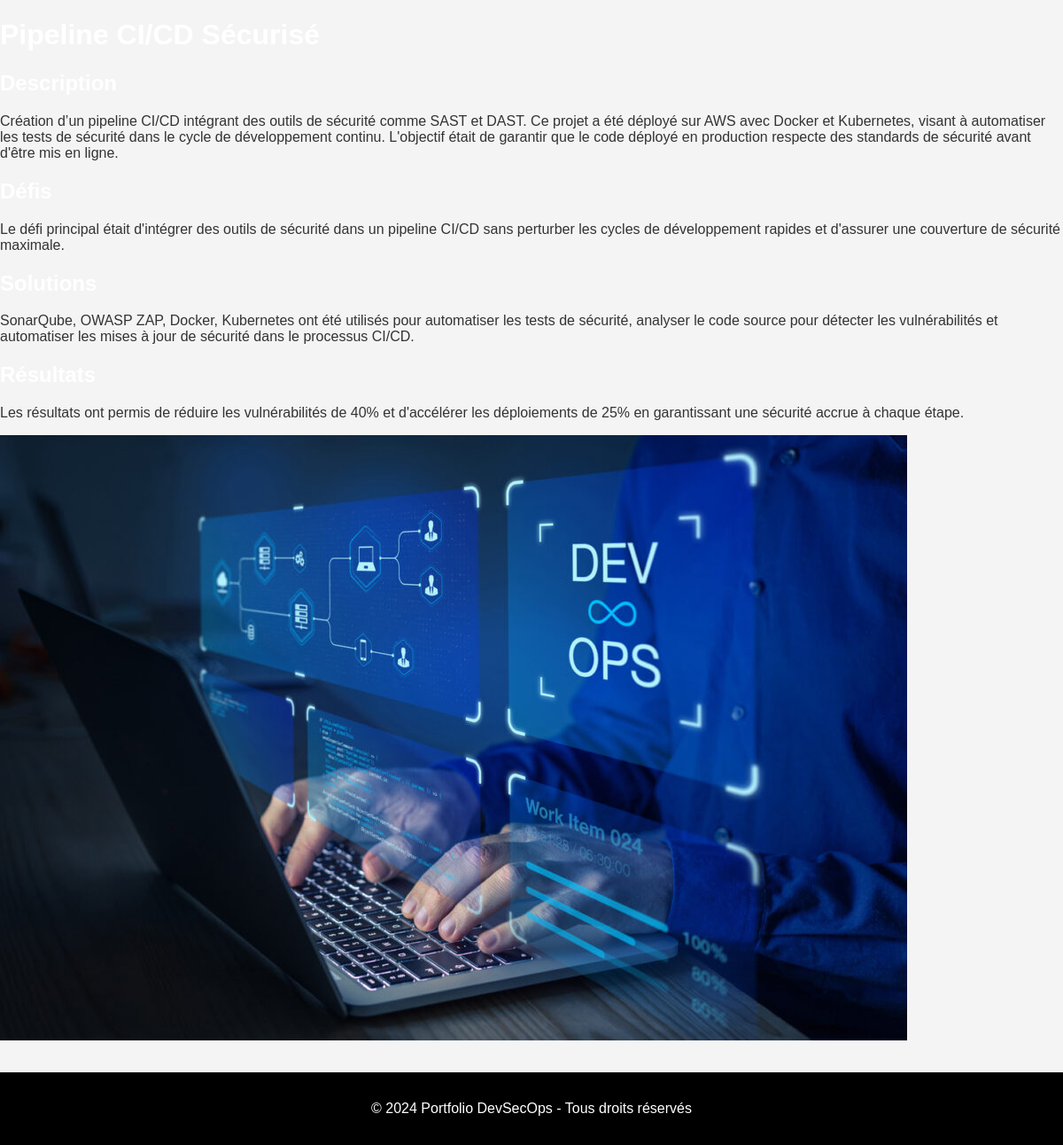
Screenshot of /project1.php with the database file from the repository.
### tables this page shows
CREATE TABLE IF NOT EXISTS projects (
    id INT AUTO_INCREMENT PRIMARY KEY,
    name VARCHAR(100) NOT NULL,
    description TEXT NOT NULL,
    challenges TEXT,
    solutions TEXT,
    results TEXT,
    image_path VARCHAR(255),
    created_at TIMESTAMP DEFAULT CURRENT_TIMESTAMP,
    updated_at TIMESTAMP DEFAULT CURRENT_TIMESTAMP ON UPDATE CURRENT_TIMESTAMP
);

### variables.php (called while the page is built)
<?php
$projectsStatement = $mysqlClient->prepare('SELECT * FROM projects');
$projectsStatement->execute();
$projects = $projectsStatement->fetchAll();

### project1.php (the view, shortened to what this page needs)
<?php
require_once(__DIR__ . '/databaseconnect.php');
require_once(__DIR__ . '/variables.php');
?>
<!DOCTYPE html>
<html lang="fr">
<head>
    <link rel="stylesheet" href="style.css">
</head>
<body>
    <header>
        <h1><?php echo htmlspecialchars($projects[0]['name']); ?></h1>
    </header>
    <section>
        <h2>Description</h2>
        <p><?php echo nl2br(htmlspecialchars($projects[0]['description'])); ?></p>
        <h2>Défis</h2>
        <p><?php echo nl2br(htmlspecialchars($projects[0]['challenges'])); ?></p>
        <h2>Solutions</h2>
        <p><?php echo nl2br(htmlspecialchars($projects[0]['solutions'])); ?></p>
        <h2>Résultats</h2>
        <p><?php echo nl2br(htmlspecialchars($projects[0]['results'])); ?></p>
        <img src="<?php echo htmlspecialchars($projects[0]['image_path']); ?>" alt="Image projet">
    </section>
    <footer>
        <p>&copy; 2024 Portfolio DevSecOps - Tous droits réservés</p>
    </footer>
</body>
</html>

### style.css (style rules this page uses)
body { margin: 0; font-family: 'Arial', sans-serif; background-color: #f4f4f4; color: #333; }
h1, h2, h3 { color: #ffffff; }
footer { text-align: center; padding: 1rem; background: #000000; color: white; margin-top: 2rem; }

### rows the page displays
projects: description "Création d’un pipeline CI/CD intégrant des outils de sécurité comme SAST et DAST. Ce projet a été déployé sur AWS avec Docker et Kubernetes, visant à automatiser les tests de sécurité dans le cycle de développement continu. L'objectif était de garantir que le code déployé en production respecte des standards de sécurité avant d'être mis en ligne.", challenges "Le défi principal était d'intégrer des outils de sécurité dans un pipeline CI/CD sans perturber les cycles de développement rapides et d'assurer une couverture de sécurité maximale.", solutions "SonarQube, OWASP ZAP, Docker, Kubernetes ont été utilisés pour automatiser les tests de sécurité, analyser le code source pour détecter les vulnérabilités et automatiser les mises à jour de sécurité dans le processus CI/CD.", results "Les résultats ont permis de réduire les vulnérabilités de 40% et d'accélérer les déploiements de 25% en garantissant une sécurité accrue à chaque étape.", image_path (picture)
